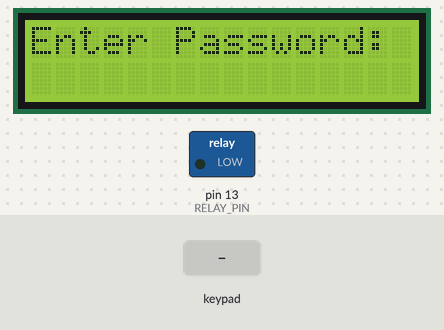
The sketch below on a simulated Arduino Uno, built with avr-gcc and run on an emulated ATmega328P. On the bench: 16×2 character LCD, switched loads named in the sketch (green lamp = pin HIGH). Inputs (shaded band) come from the test bench.

Above: at 1.2 s.
1.3 s: keypad keys 1 2 3 4 # pressed 0.4 s apart
At 3.6 s:
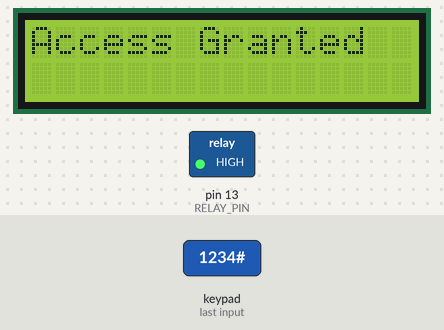
6.3 s: key 'A' pressed
At 7.3 s:
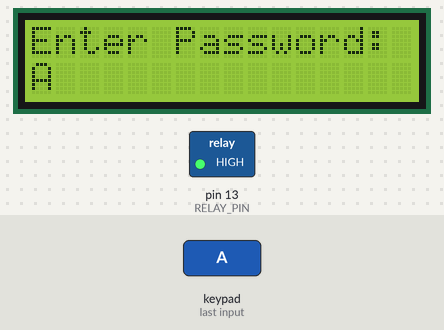
8.4 s: key 'B' pressed
At 9.6 s:
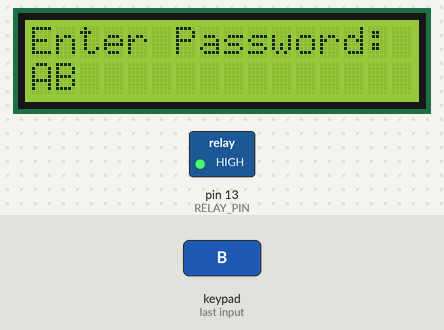
9.9 s: keypad keys 1 2 3 4 * pressed 0.4 s apart
At 12.2 s:
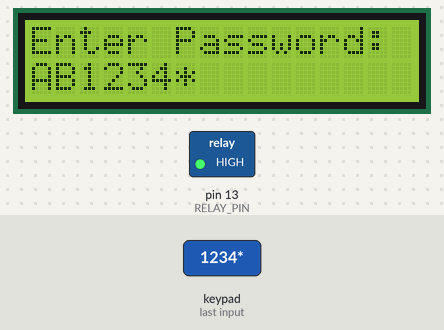
13.4 s: key 'C' pressed
At 13.7 s:
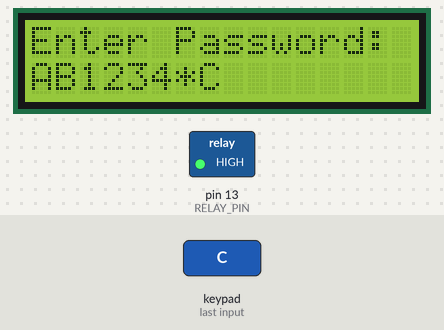
14.9 s: keypad keys 1 2 3 4 A pressed 0.4 s apart
At 17.2 s:
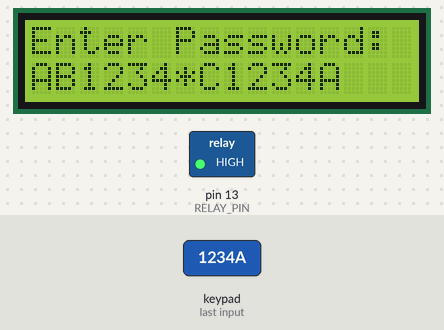
Timing chart, 0 to 18.7 s (numbered marks = the images above; inputs shaded):
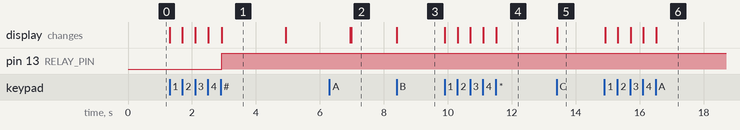

Measured:
- after the input at 1.3 s, pin 13 (RELAY_PIN): LOW → HIGH after 1.6 s; the display: first changes at once (image 1 shows a later state)
- after the input at 6.3 s, the display: first differs from a run without the input after 0.68 s (image 2)
- after the input at 8.4 s, the display: changes at once (image 3)
- after the input at 9.9 s, the display: first changes at once (image 4 shows a later state)
- after the input at 13.4 s, the display: changes at once (image 5)
- after the input at 14.9 s, the display: first changes at once (image 6 shows a later state)
- what the display in image 1 shows lasts 2.0 s, from 2.9 s to 4.9 s

The sketch:

Main.ino
```cpp
#include <Wire.h>
#include <LiquidCrystal_I2C.h>
#include <Keypad.h>

#define RELAY_PIN 13  // Relay pin to control the circuit breaker
#define PASSWORD "1234"  // Set your password here

// Initialize the LCD (assuming address 0x27 and size 16x2)
LiquidCrystal_I2C lcd(0x27, 16, 2);

// Keypad setup
const byte ROWS = 4; // Four rows
const byte COLS = 4; // Four columns
char keys[ROWS][COLS] = {
  {'1', '2', '3', 'A'},
  {'4', '5', '6', 'B'},
  {'7', '8', '9', 'C'},
  {'*', '0', '#', 'D'}
};
byte rowPins[ROWS] = {9, 8, 7, 6}; // Connect to row pins
byte colPins[COLS] = {5, 4, 3, 2}; // Connect to column pins

Keypad keypad = Keypad(makeKeymap(keys), rowPins, colPins, ROWS, COLS);

String enteredPassword = "";

void setup() {
  pinMode(RELAY_PIN, OUTPUT);
  // digitalWrite(RELAY_PIN, LOW); // Start with the relay off

  // Initialize I2C communication
  Wire.begin();

  // Initialize LCD
  lcd.init();
  lcd.backlight();

  lcd.setCursor(0, 0);
  lcd.print("Enter Password:");
}

void loop() {
  char key = keypad.getKey();

  if (key) {
    // If '#' is pressed, check the entered password
    if (key == '#') {
      if (enteredPassword == PASSWORD) {
        // Correct password
        if (digitalRead(RELAY_PIN) == HIGH){
          lcd.clear();
          lcd.setCursor(0, 0);
          lcd.print("Access Granted");
          digitalWrite(RELAY_PIN, LOW);  // Turn on the relay
          delay(2000);  // Wait 2 seconds for relay to engage
          lcd.clear();
          lcd.print("Breaker OFF");
          delay(2000);  // Wait 2 seconds for relay to engage
          lcd.clear();
          lcd.print("Enter Password:");
        } else {
          lcd.clear();
          lcd.setCursor(0, 0);
          lcd.print("Access Granted");
          digitalWrite(RELAY_PIN, HIGH);  // Turn on the relay
          delay(2000);  // Wait 2 seconds for relay to engage
          lcd.clear();
          lcd.print("Breaker ON");
          delay(2000);  // Wait 2 seconds for relay to engage
          lcd.clear();
          lcd.print("Enter Password:");
        }
      } else {
        // Incorrect password
        lcd.clear();
        lcd.setCursor(0, 0);
        lcd.print("Access Denied");
        // digitalWrite(RELAY_PIN, LOW);  // Keep relay off
        delay(2000);
        lcd.clear();
        lcd.print("Enter Password:");
      }
      enteredPassword = "";  // Clear entered password after checking
    }
    else if (key == 'D') {
      // Clear the entered password if '*' is pressed
      enteredPassword = "";
      lcd.clear();
      lcd.setCursor(0, 0);
      lcd.print("Enter Password:");
    }
    else {
      // Append the entered key to the password
      enteredPassword += key;
      lcd.setCursor(0, 1);
      lcd.print(enteredPassword);
    }
  }
}
```
